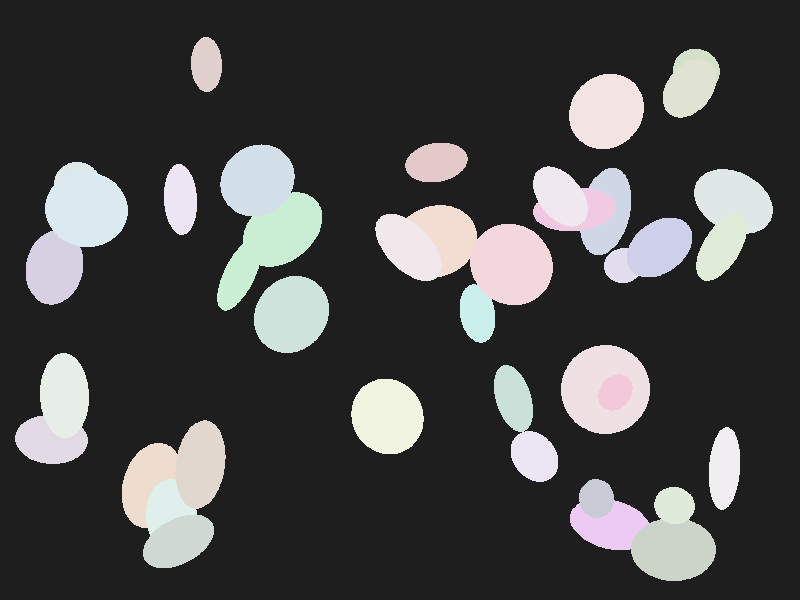
#> input picture examples/sample_grains.png, 800 x 600 px
$ python -i segmentation.py   (imports and definitions only)
#> lines starting #> are read from the running program, lines starting #| are printed output that depends on the picture; after the words box and inside, x2 and y2 are one past the last pixel; in counts of white or black regions, pixels touching at a corner belong together
from dataclasses import dataclass
from pathlib import Path
import cv2
import numpy as np
from scipy import ndimage as ndi


@dataclass
class SegmentationResult:
    """Dataclass para armazenar as saídas do processo de segmentação."""
    original_image: np.ndarray
    gray_image: np.ndarray
    binary_mask: np.ndarray
    markers: np.ndarray
    num_particles: int


def segment_grains(
    image_input: str | Path | np.ndarray,
    min_distance: int = 15,
    blur_kernel: tuple[int, int] = (5, 5),
    invert_threshold: bool = False,
) -> SegmentationResult:
    """Segmenta grãos/partículas em uma imagem utilizando o algoritmo Watershed.

    Args:
        image_input: Caminho do arquivo de imagem ou matriz NumPy BGR.
        min_distance: Distância mínima estimada em pixels entre o centro de dois grãos.
        blur_kernel: Tamanho do kernel para o filtro Gaussiano.
        invert_threshold: Se True, inverte a binarização (para grãos escuros em fundo claro).

    Returns:
        SegmentationResult contendo a imagem original, máscaras e número de partículas.
    """
#> called with image_input = '../../examples/sample_grains.png', min_distance = 15, blur_kernel = (5, 5), invert_threshold = False
    # 1. Carregamento da imagem
    if isinstance(image_input, (str, Path)):
        img = cv2.imread(str(image_input))
#> img is the input picture: shape (600, 800, 3); mean B, G, R 71.9, 71.9, 72
        if img is None:
            raise FileNotFoundError(f"Não foi possível carregar a imagem: {image_input}")
    else:
        img = image_input.copy()

    # 2. Pré-processamento: Conversão para escala de cinza e suavização
    gray = cv2.cvtColor(img, cv2.COLOR_BGR2GRAY)
    blurred = cv2.GaussianBlur(gray, blur_kernel, 0)

    # 3. Binarização usando o método de Otsu
    thresh_type = cv2.THRESH_BINARY_INV if invert_threshold else cv2.THRESH_BINARY
    _, thresh = cv2.threshold(blurred, 0, 255, thresh_type + cv2.THRESH_OTSU)
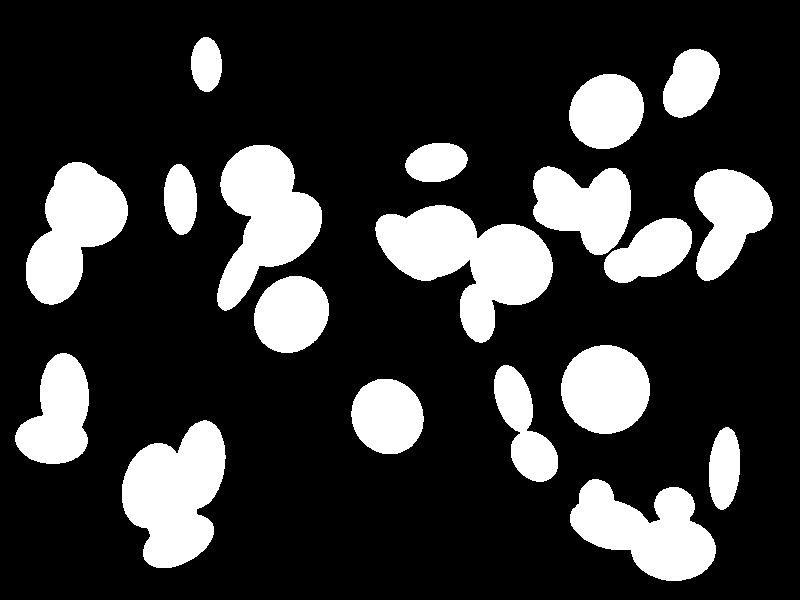
#> thresh: shape (600, 800); 21.6% white; 19 white regions, largest, box (x1, y1, x2, y2) and area: (375, 205, 553, 343) 12537, (122, 420, 226, 568) 10327, (217, 145, 322, 311) 9755

    # Remoção de pequenos ruídos com operação morfológica de abertura
    kernel = np.ones((3, 3), np.uint8)
    opening = cv2.morphologyEx(thresh, cv2.MORPH_OPEN, kernel, iterations=2)
#> opening: shape (600, 800); 21.6% white; 19 white regions, largest, box (x1, y1, x2, y2) and area: (376, 205, 553, 342) 12529, (122, 421, 225, 568) 10319, (217, 145, 322, 310) 9752

    # 4. Separação de áreas conhecidas (Fundo vs. Objeto)
    sure_bg = cv2.dilate(opening, kernel, iterations=3)
#> sure_bg: shape (600, 800); 26.3% white; 18 white regions, largest, box (x1, y1, x2, y2) and area: (373, 202, 556, 345) 14778, (119, 418, 228, 571) 12043, (530, 164, 695, 286) 11889

    # Transformada de Distância para identificar os centros dos grãos
    dist_transform = cv2.distanceTransform(opening, cv2.DIST_L2, 5)
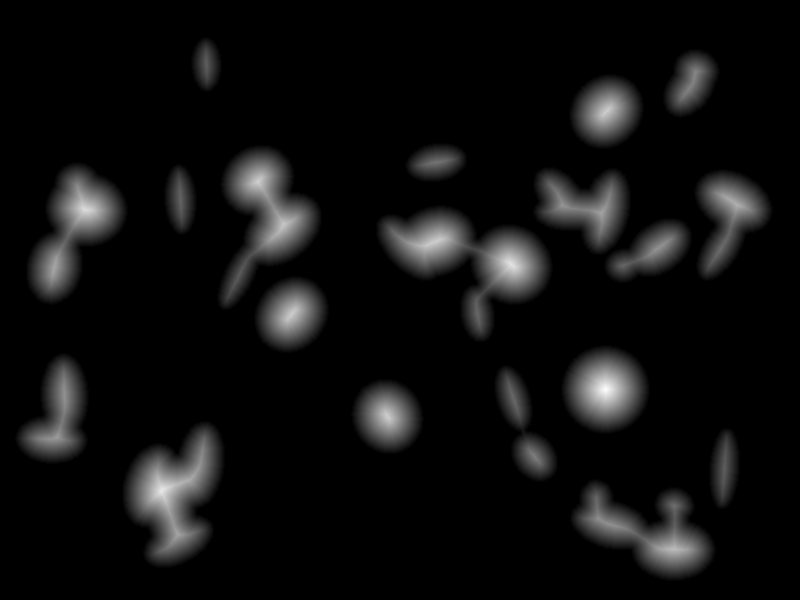
#> dist_transform: shape (600, 800) float32; min 0, max 43.74, mean 2.5; drawn with min black and max white

    # Marcadores via máximos locais da transformada de distância: cada pico
    # isolado por pelo menos `min_distance` pixels de outros picos vira a
    # semente de um grão distinto, permitindo ao Watershed separar grãos
    # encostados/sobrepostos em vez de tratá-los como um único blob.
    footprint_size = max(3, 2 * min_distance + 1)
    local_max = ndi.maximum_filter(dist_transform, size=footprint_size) == dist_transform
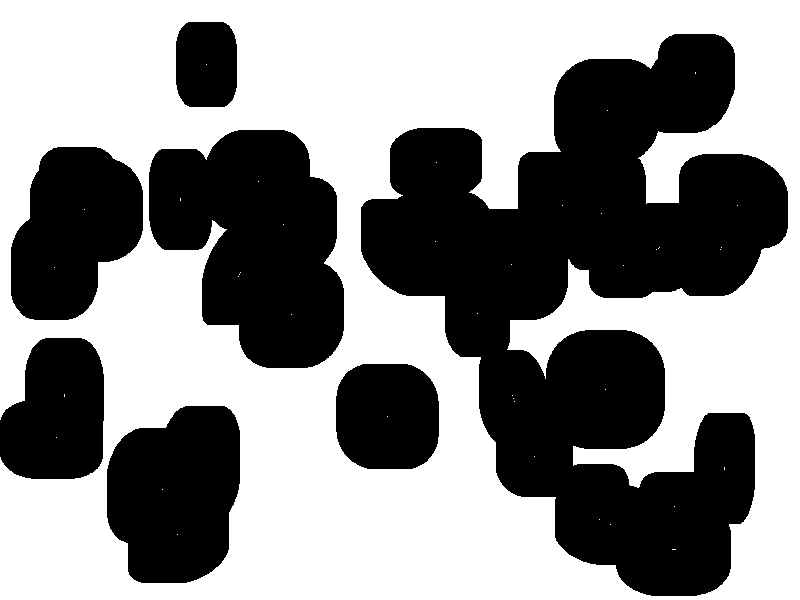
#> local_max: shape (600, 800) bool; 55.2% white; 7 black regions, largest, box (x1, y1, x2, y2) and area: (361, 34, 788, 596) 119895, (149, 130, 344, 368) 32916, (107, 406, 240, 583) 19107
    local_max &= dist_transform > 0.05 * dist_transform.max()
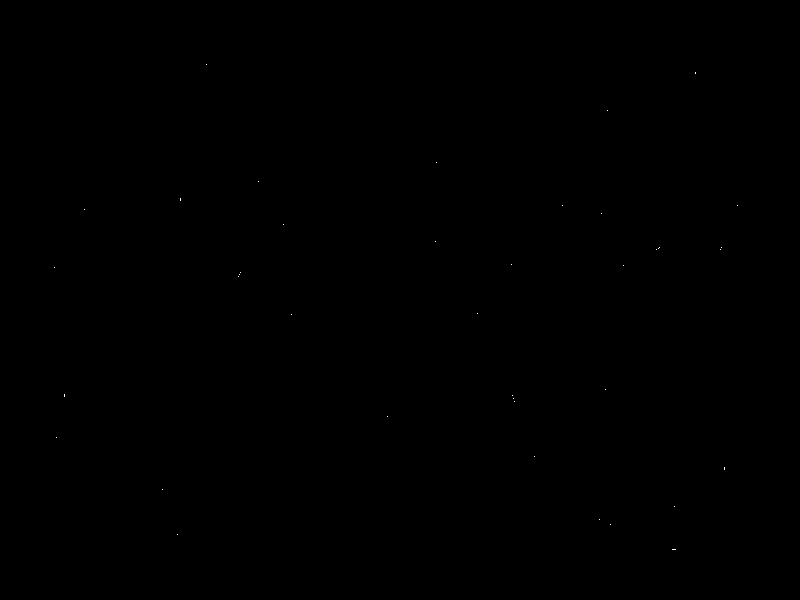
#> local_max: shape (600, 800) bool; 0.01% white in thin lines or dots, all inside (x1, y1, x2, y2) = (54, 64, 738, 550)
    sure_fg = (local_max * 255).astype(np.uint8)

    unknown = cv2.subtract(sure_bg, sure_fg)
#> unknown: shape (600, 800); 26.2% white; 18 white regions, largest, box (x1, y1, x2, y2) and area: (373, 202, 556, 345) 14775, (119, 418, 228, 571) 12041, (530, 164, 695, 286) 11883

    # 5. Algoritmo Watershed
    num_labels, markers = cv2.connectedComponents(sure_fg)
#> markers: shape (600, 800) int32; 40 distinct labels, from 0 to 39
#> num_labels = 40

    markers = markers + 1
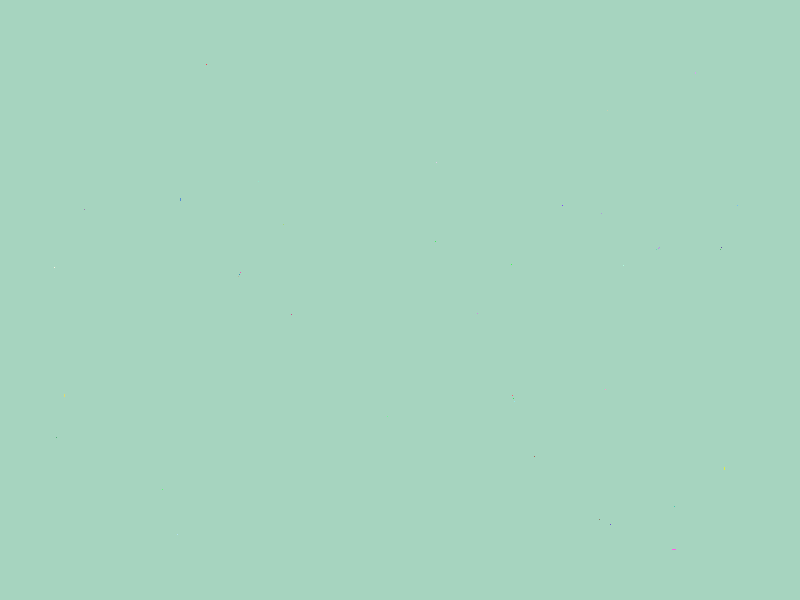
#> markers: shape (600, 800) int32; 40 distinct labels, from 1 to 40; one colour per label, 0 black
    markers[unknown == 255] = 0
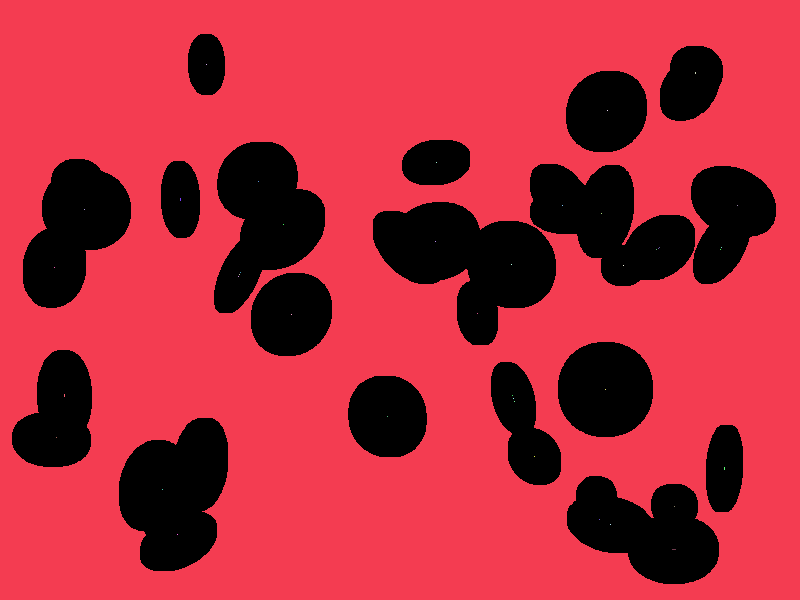
#> markers: shape (600, 800) int32; 41 distinct labels, from 0 to 40; one colour per label, 0 black

    markers = cv2.watershed(img, markers)
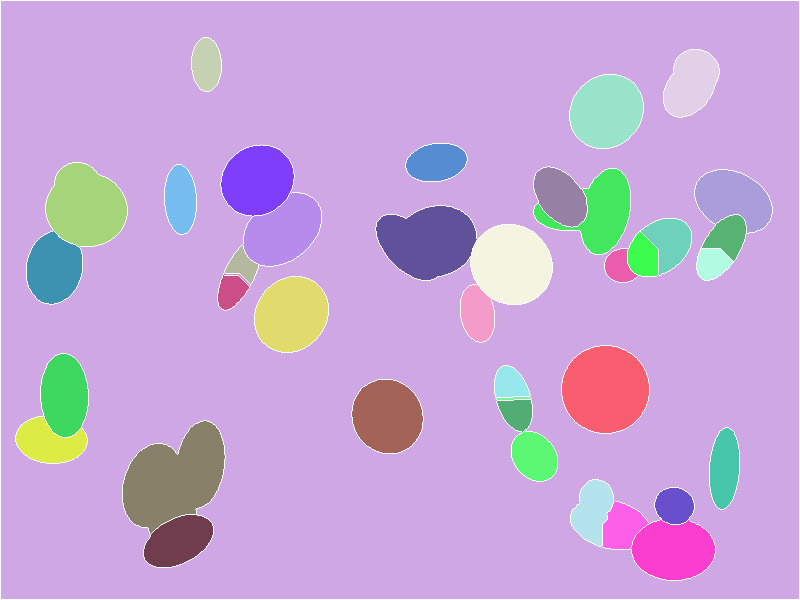
#> markers: shape (600, 800) int32; 41 distinct labels, from -1 to 40; one colour per label, 0 black, -1 white

    total_particles = int(np.max(markers) - 1)
#> total_particles = 39

    return SegmentationResult(
        original_image=img,
        gray_image=gray,
        binary_mask=opening,
        markers=markers,
        num_particles=total_particles,
    )

>>> result = segment_grains('../../examples/sample_grains.png')
